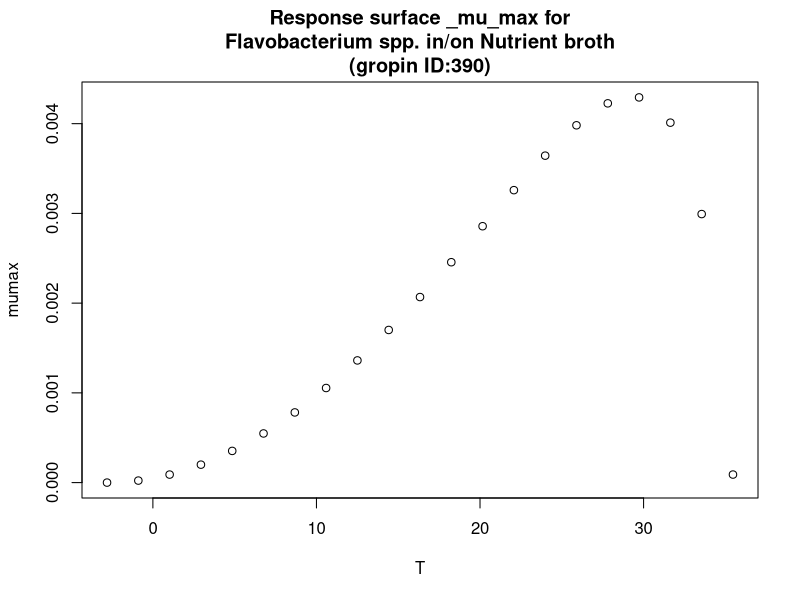

The R script that drew this image:
#############################
# start of Parameter script
#############################
T <- seq(-2.8028,35.4645354645355,length.out=21)
#############################
# end of Parameter script
#############################
############################# 
# start of Model script Gropin ID 390 
#############################
 
# constant coefficients for this model
 
variables <- data.frame(T)
argumentsPar <- unique.data.frame(expand.grid(variables))
 
# heart of the model
response_surface <- function(T) {
   mumax <-(4.3*(10^-3)*(T-35.5)*((T+2.8)^2))/((29.3+2.8)*((29.3+2.8)*(T-29.3)-(29.3-35.5)*(29.3-2.8-2*T)))

	return(mumax=mumax)
} 

# output parameters
responseSurface <- cbind(argumentsPar,response_surface(argumentsPar['T']))
colnames(responseSurface) <- c(colnames(argumentsPar),'mumax')
#############################
# End of Model script
#############################
############################# 
# start of Visualisation script Gropin ID 390 
#############################
titleText <-'Response surface _mu_max for
Flavobacterium spp. in/on Nutrient broth
(gropin ID:390)'
plot(T,responseSurface$'mumax',xlab='T',
                          ylab='mumax',main=titleText)
#############################
# End of Visualisation script
#############################
